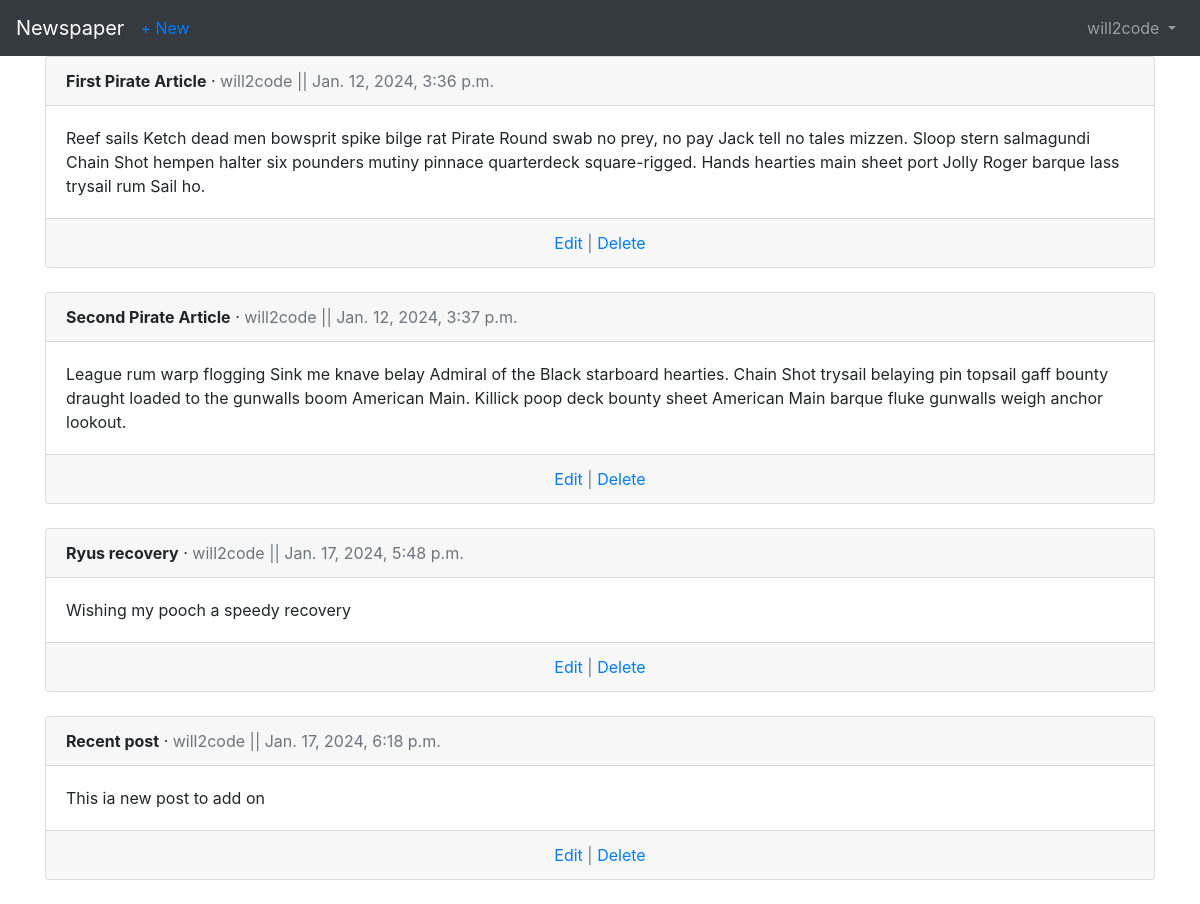
/articles/ (signed in), run on the app's committed database.
### accounts/models.py (models this page shows)
class CustomUser(AbstractUser):
    age = models.PositiveIntegerField(null=True, blank=True)

### articles/models.py (models this page shows, shortened)
class Article(models.Model):
    title = models.CharField(max_length=255)
    body = models.TextField()
    date = models.DateTimeField(auto_now_add=True)
    author = models.ForeignKey(
        get_user_model(),
        on_delete=models.CASCADE,
    )

### articles/views.py (the view)
# urls.py: path('', ArticleListView.as_view(), name='article_list'),
class ArticleListView(ListView):
    model = Article
    template_name = 'article_list.html'

### templates/article_list.html (shortened to what this page needs)
{% extends 'base.html' %}
{% block content %}
	{% for article in object_list %}
		<div class="card">
			<div class="card-header">
				<span class="font-weight-bold"> {{ article.title }}</span> &middot;
				<span class="text-muted"> {{ article.author }} || {{ article.date }}</span>
			</div>
			<div class="card-body"> {{ article.body }} </div>
			<div class="card-footer text-center text-muted">
				<a href="{% url 'article_edit' article.pk %}">Edit</a> |
				<a href="{% url 'article_delete' article.pk %}">Delete</a>
			</div>
		</div>
		<br>
	{% endfor %}
{% endblock content %}

### templates/base.html (shortened to what this page needs)
<html>
  <head>
    <link rel="stylesheet" href="https://cdn.jsdelivr.net/npm/bootstrap@4.5.3/dist/css/bootstrap.min.css" />
  </head>
  <body>
    <nav class="navbar navbar-expand-lg navbar-dark bg-dark">
      <a class="navbar-brand" href="{% url 'home' %}">Newspaper</a>
      <a class="nav-item" href="{% url 'article_create' %}">+ New</a>
      <div class="collapse navbar-collapse" id="navbarSupportedContent">
        {% if user.is_authenticated %}
        <ul class="navbar-nav ml-auto">
          <li class="nav-item">
            <a class="nav-link dropdown-toggle" href="#" id="navbarDropdown" role="button" data-toggle="dropdown" aria-haspopup="true" aria-expanded="false"> {{ user.username }} </a>
        </ul>
        {% else %}
        <form class="form-inline ml-auto">
          <a href="{% url 'login' %}" class="btn btn-outline-secondary"> Log In</a>
          <a href="{% url 'signup' %}" class="btn btn-primary ml-2"> Sign up</a>
        </form>
        {% endif %}
      </div>
    </nav>
    <main>
      <div class="container">
        {% block content %}
				{% endblock content %}
      </div>
    </main>
  </body>
</html>

### data on the page
CustomUser: username "will2code"
Article: title "First Pirate Article", author "will2code", date "Jan. 12, 2024, 3:36 p.m.", body "Reef sails Ketch dead men bowsprit spike bilge rat Pirate Round swab no prey, no pay Jack tell no tales mizzen. Sloop stern salmagundi Chain Shot hempen halter six pounders mutiny pinnace quarterdeck square-rigged. Hands hearties main sheet port Jolly Roger barque lass trysail rum Sail ho."
Article: title "Second Pirate Article", author "will2code", date "Jan. 12, 2024, 3:37 p.m.", body "League rum warp flogging Sink me knave belay Admiral of the Black starboard hearties. Chain Shot trysail belaying pin topsail gaff bounty draught loaded to the gunwalls boom American Main. Killick poop deck bounty sheet American Main barque fluke gunwalls weigh anchor lookout."
Article: title "Ryus recovery", author "will2code", date "Jan. 17, 2024, 5:48 p.m.", body "Wishing my pooch a speedy recovery"
Article: title "Recent post", author "will2code", date "Jan. 17, 2024, 6:18 p.m.", body "This ia new post to add on"
